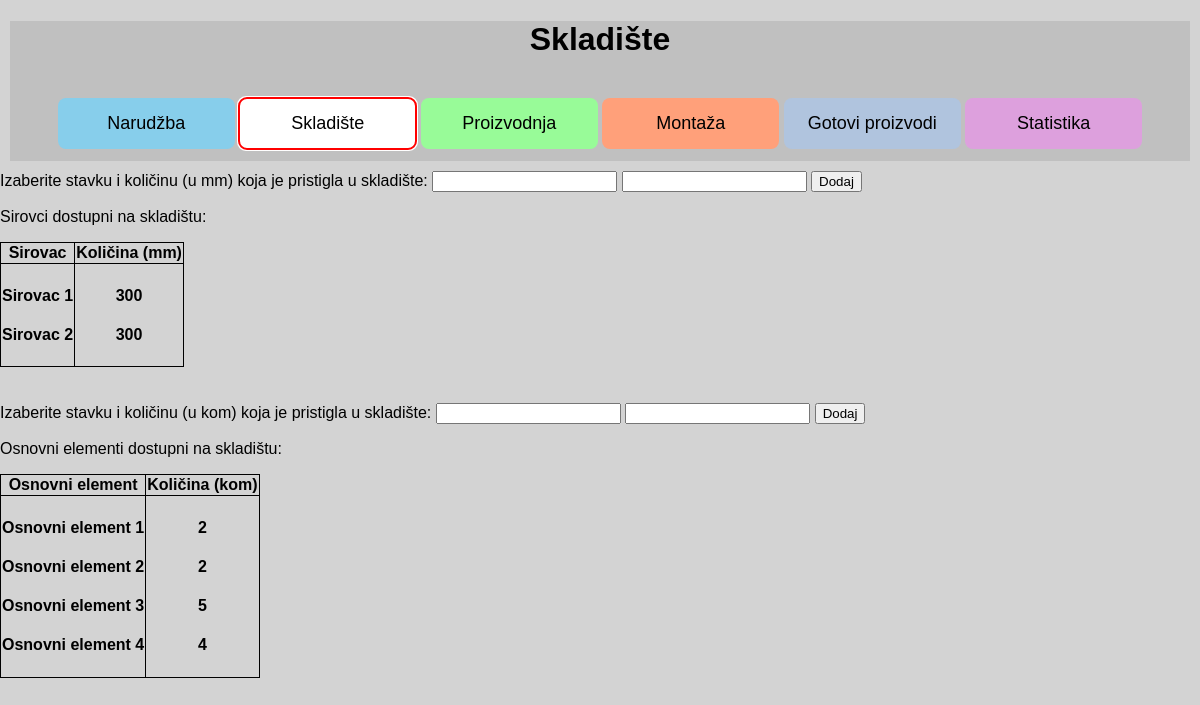
/first_btn, run on an earlier commit of the app's database.
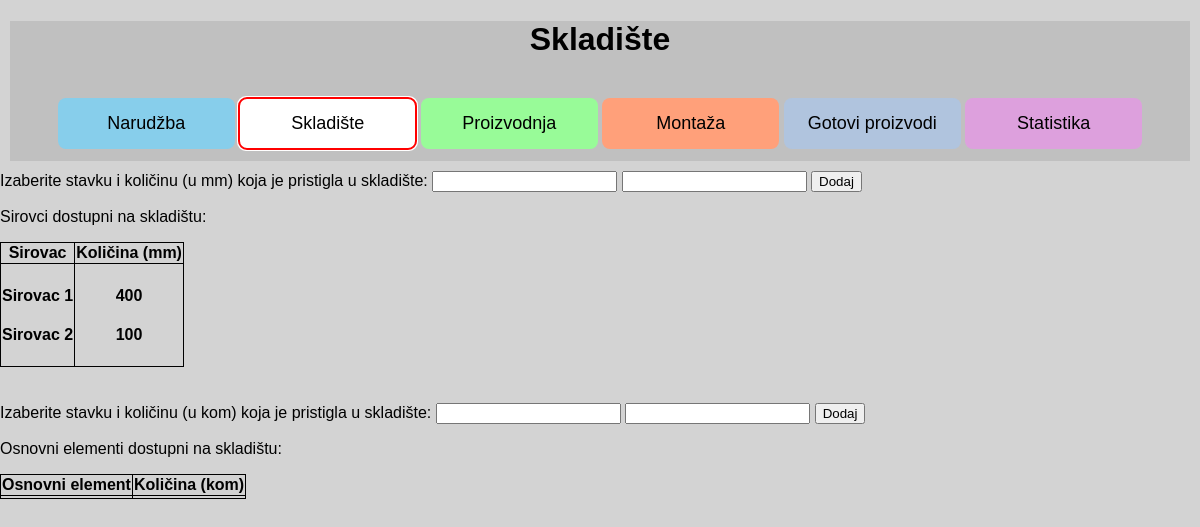
And on a later commit of the database.
### app.py (models this page shows, shortened)
class Input_Warehouse(db.Model):
    __tablename__ = "input_warehouse"
    id = db.Column(db.Integer, primary_key=True)
    name = db.Column(db.String(200), nullable=False)
    quantity = db.Column(db.Integer, nullable=False)

class Warehouse(db.Model):
    __tablename__ = "warehouse"
    auto_id = db.Column(db.Integer, primary_key=True)
    part_name = db.Column(db.String(200))
    part_quantity = db.Column(db.Integer)

### app.py (the view, shortened to what this page needs)
@app.route("/first_btn", methods=["POST", "GET"])
def first_button():
    return warehouse_page()

### app.py (called while the page is built)
@app.route("/warehouse")
def warehouse_page():
    raw_mat = Input_Warehouse.query.order_by(Input_Warehouse.id)
    part_available = Warehouse.query.order_by(Warehouse.part_name)
    return render_template("warehouse.html", sirovac=raw_mat, availability=part_available)

### templates/warehouse.html (shortened to what this page needs)
{% extends 'base.html' %}
{% block head %}
<link rel="stylesheet" href="{{ url_for('static', filename='css/warehouse.css') }}">
{% endblock %}
{% block body %}
<div class="content">
    <h1 id="Naslov">Skladište</h1>
    <br>
    <button class="btn btn-1" , onclick="window.location.href='/order'">Narudžba</button>
    <button class="btn btn-2" , onclick="window.location.href='/warehouse'">Skladište</button>
    <button class="btn btn-3" , onclick="window.location.href='/manufacturing'">Proizvodnja</button>
    <button class="btn btn-4" , onclick="window.location.href='/installation'">Montaža</button>
    <button class="btn btn-5" , onclick="window.location.href='/finishedproduct'">Gotovi proizvodi</button>
    <button class="btn btn-6" , onclick="window.location.href='/statistic'">Statistika</button>
</div>
<form action="first_btn" METHOD="POST" id="form1">
    <label for="warehouse">Izaberite stavku i količinu (u mm) koja je pristigla u skladište:</label>
    <input list="sirovci" name="sirovac" id="sirovac">
    <input type="number" name="kolicina" id="kolicina">
    <input type="submit" value="Dodaj" class="btn-secondary" id="botun_1">
</form>
<p>Sirovci dostupni na skladištu:</p>
<table>
    <tr>
        <th>Sirovac</th>
        <th>Količina (mm)</th>
    </tr>
    <tr>
        <td>
            {% for warehouse in sirovac %}
            <h4>
                {{warehouse.name}}
            </h4>
            {% endfor %}
        </td>
        <td>
            {% for warehouse in sirovac %}
            <h4 class="podatak">
                {{warehouse.quantity}}
            </h4>
            {% endfor %}
        </td>
    </tr>
</table>
<br><br>
<form action="second_btn" METHOD="POST">
    <label for="warehouse">Izaberite stavku i količinu (u kom) koja je pristigla u skladište:</label>
    <input list="new_part" name="new_part" id="new_part">
    <input type="number" name="kolicina_1" id="kolicina_1">
    <input type="submit" value="Dodaj" class="btn-secondary">
</form>
<p>Osnovni elementi dostupni na skladištu:</p>
<table>
    <tr>
        <th>Osnovni element</th>
        <th>Količina (kom)</th>
    </tr>
    <tr>
        <td>
            {% for warehouse in availability %}
            <h4>
                {{warehouse.part_name}}
            </h4>
            {% endfor %}
        </td>
        <td>
            {% for warehouse in availability %}
            <h4 class="podatak">
                {{warehouse.part_quantity}}
            </h4>
            {% endfor %}
        </td>
    </tr>
</table>
{% endblock %}

### templates/base.html (shortened to what this page needs)
<!DOCTYPE html>
<html lang="en">
<head>
    <link rel="stylesheet" href="{{ url_for('static', filename='css/main.css') }}">
    {% block head %}{% endblock %}
</head>
<body>
    {% block body %}{% endblock %}
</body>
</html>

### static/css/main.css (style rules this page uses)
body { margin: 0; font-family: sans-serif; background-color: lightgrey; }
.content { margin: 10px; background-color: silver; text-align: center; height: 140px; }
.btn { padding: 15px; font-size: large; border: none; width: 15%; border-radius: 8px; }
.btn-1 { background-color: skyblue; }
.btn-2 { background-color: gold; }
.btn-3 { background-color: palegreen; }
.btn-4 { background-color: lightsalmon; }
.btn-5 { background-color: lightsteelblue; }
.btn-6 { background-color: plum; }

### static/css/warehouse.css (style rules this page uses)
body { margin: 0; font-family: sans-serif; background-color: lightgrey; }
.content { margin: 10px; background-color: silver; text-align: center; height: 140px; }
.btn { padding: 15px; font-size: large; border: none; width: 15%; border-radius: 8px; }
.btn-1 { background-color: skyblue; }
.btn-2 { background-color: white; border-color: red; outline: 50px auto red; }
.btn-3 { background-color: palegreen; }
.btn-4 { background-color: lightsalmon; }
.btn-5 { background-color: lightsteelblue; }
.btn-6 { background-color: plum; }

### templates/warehouse.html (style rules this page uses)
table, th, td { border: 1px solid black; border-collapse: collapse; }
.podatak { text-align: center; }

What changed in the data, as far as the page shows it:
removed Warehouse: part_name "Osnovni element 1", part_quantity "2"
removed Warehouse: part_name "Osnovni element 2", part_quantity "2"
removed Warehouse: part_name "Osnovni element 3", part_quantity "5"
removed Warehouse: part_name "Osnovni element 4", part_quantity "4"
changed Input_Warehouse "Sirovac 1": quantity "300" → "400"
changed Input_Warehouse "Sirovac 2": quantity "300" → "100"
